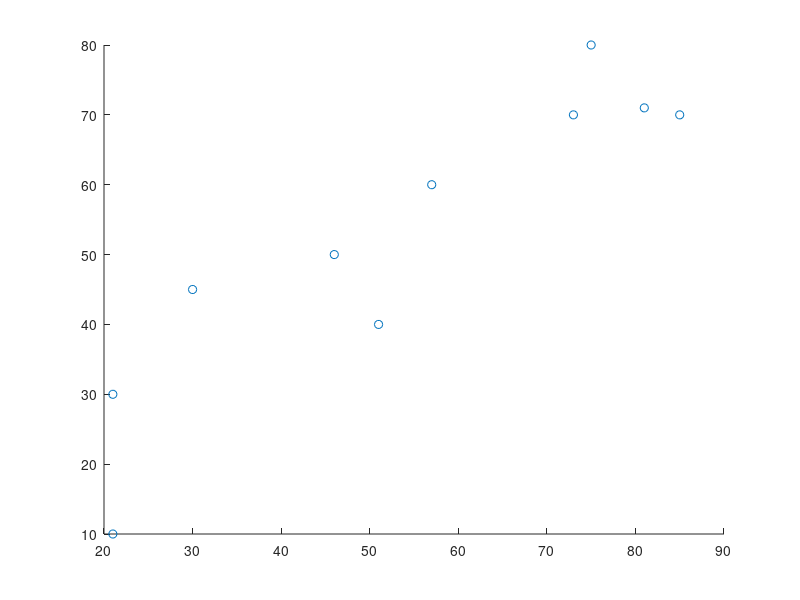

MATLAB code for this plot:
clear;clc;

A=[30 73 51 57 81 21 75 46 85 21;
45 70 40 60 71 30 80 50 70 10];

mean = mean(A,2)

variatie = var(A,0,2)
sigma_economie = sqrt(variatie(2))

standaardfout=sigma_economie/sqrt(10)

scatter(A(1,:),A(2,:))
